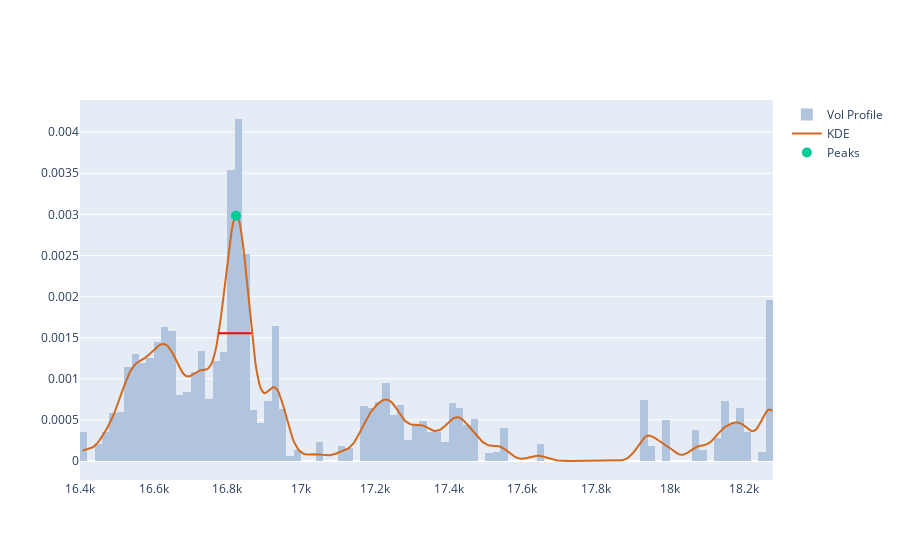

The notebook cell saved with this chart:
### Code cell
width_range=1
peaks, peak_props = signal.find_peaks(kdy, prominence=min_prom, width=width_range)

left_ips = peak_props['left_ips']
right_ips = peak_props['right_ips']
width_x0 = xr.min() + (left_ips * ticks_per_sample)
width_x1 = xr.min() + (right_ips * ticks_per_sample)
width_y = peak_props['width_heights']

fig = get_dist_plot(close, volume, xr, kdy)
fig.add_trace(go.Scatter(name='Peaks', x=pkx, y=pky, mode='markers', marker=pk_marker_args))

for x0, x1, y in zip(width_x0, width_x1, width_y):
    fig.add_shape(type='line',
        xref='x', yref='y',
        x0=x0, y0=y, x1=x1, y1=y,
        line=dict(
            color='red',
            width=2,
        )
    )
fig.show()

### Figure 1 — Plotly figure (JSON) as saved in the notebook; plotly's stock layout.template omitted (floating-point values rounded to 4 significant figures; data arrays with more than 128 entries replaced by an {"elided": "..."} marker saying what was removed)
{"data": [{"histfunc": "sum", "histnorm": "probability density", "marker": {"color": "#B0C4DE"}, "name": "Vol Profile", "nbinsx": 150, "type": "histogram", "x": {"elided": "1000 float values"}, "y": {"elided": "1000 float values"}}, {"marker": {"color": "#D2691E"}, "mode": "lines", "name": "KDE", "type": "scatter", "x": {"elided": "500 float values"}, "y": {"elided": "500 float values"}}, {"marker": {"size": 10}, "mode": "markers", "name": "Peaks", "type": "scatter", "x": [16820.0], "y": [0.002983]}], "layout": {"autosize": true, "shapes": [{"line": {"color": "red", "width": 2}, "type": "line", "x0": 16780.0, "x1": 16870.0, "xref": "x", "y0": 0.001555, "y1": 0.001555, "yref": "y"}], "xaxis": {"autorange": true, "range": [16400, 18280], "type": "linear"}, "yaxis": {"autorange": true, "range": [-0.0002311, 0.004392], "type": "linear"}}}
